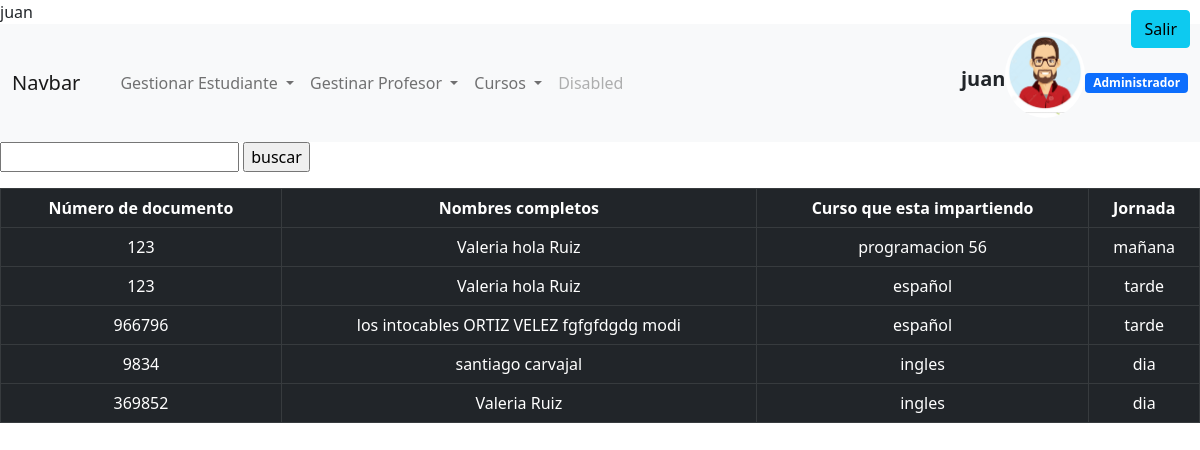
/ver_cursos_imparatidos.php (signed in), run on the app's committed database.
### tables this page shows
CREATE TABLE `profesor` (
  `id_profesor` int(20) NOT NULL,
  `nombre` varchar(50) NOT NULL,
  `apellido` varchar(50) NOT NULL,
  `correo` varchar(20) NOT NULL,
  `profesion` varchar(50) NOT NULL,
  `contrasena` varchar(20) NOT NULL,
  `estado` varchar(1) NOT NULL,
  `sexo` varchar(50) NOT NULL
);

CREATE TABLE `curso` (
  `codigo_curso` int(50) NOT NULL,
  `nombre_curso` varchar(50) NOT NULL,
  `jornada` varchar(50) NOT NULL
);

### ver_cursos_imparatidos.php (the view, shortened to what this page needs)
<?php session_start();
if ($_SESSION['usuario']) {
    if ($_SESSION['rol'] == "0") {
?>
<!DOCTYPE html>
<html lang="en">
<head>
    <link href="https://cdn.jsdelivr.net/npm/bootstrap@5.0.2/dist/css/bootstrap.min.css" rel="stylesheet">
</head>
<body>
<?php
include("nav_admin.php");
?>
<div >
<a class="btn btn-info" href="salir.php">Salir</a>
</div>
<form action="ver_cursos_imparatidos.php">
<div >
    <input type="text" name="documento">
    <input type="submit" value="buscar" name="buscar">
</div>
</form>
    <table class="table table-bordered table-dark">
    <?php
     include("conexion.php");
     $query=" SELECT profesor.id_profesor,CONCAT(profesor.nombre, ' ',profesor.apellido) AS nom, curso.nombre_curso,curso.jornada FROM profesor INNER JOIN profesor_curso on profesor.id_profesor=profesor_curso.id_profesor INNER JOIN curso on profesor_curso.codigo_curso=curso.codigo_curso;";
      $consulta=mysqli_query($conexion,$query);
    ?>
        <thead>
            <tr>
                <th class="text-center">Número de documento</th>
                <th class="text-center">Nombres completos</th>
                <th class="text-center">Curso que esta impartiendo</th>
                <th class="text-center">Jornada</th>
                </tr>
        </thead>
        <tbody>
            <?php
            while ($row=mysqli_fetch_assoc($consulta)) {
                ?>
                <tr>
                <td class="text-center"><?php echo $row['id_profesor'];?></td>
                <td class="text-center"><?php echo $row['nom'];?></td>
                <td class="text-center"><?php echo $row['nombre_curso'];?></td>
                <td class="text-center"><?php echo $row['jornada'];?></td>
                <?php
            }
            ?>
        </tbody>
    </table>
</body>
</html>
<?php
    } else {
        header("Location: index.php");
    }
}else {
    header("Location: index.php");
}
?>

### ver_cursos_imparatidos.php (style rules this page uses)
.btn { position:absolute; top:10px; right: 10px; }

### data on the page
profesor: id_profesor "123", nom "Valeria hola Ruiz", curso.nombre_curso "programacion 56", curso.jornada "mañana", curso.nombre_curso "español", curso.jornada "tarde"
profesor: id_profesor "966796", nom "los intocables ORTIZ VELEZ fgfgfdgdg modi", curso.nombre_curso "español", curso.jornada "tarde"
profesor: id_profesor "9834", nom "santiago carvajal", curso.nombre_curso "ingles", curso.jornada "dia"
profesor: id_profesor "369852", nom "Valeria Ruiz", curso.nombre_curso "ingles", curso.jornada "dia"

### other printed values
$_SESSION['nombre'] "juan"
